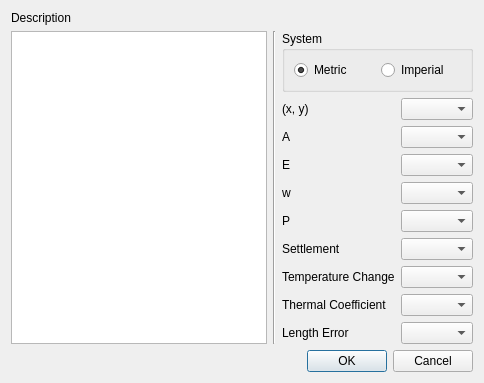
<?xml version="1.0" encoding="UTF-8"?>
<ui version="4.0">
 <class>UnitsAndSetupDialog</class>
 <widget class="QDialog" name="UnitsAndSetupDialog">
  <property name="geometry">
   <rect>
    <x>0</x>
    <y>0</y>
    <width>468</width>
    <height>352</height>
   </rect>
  </property>
  <property name="windowTitle">
   <string>Units</string>
  </property>
  <layout class="QGridLayout" name="gridLayout">
   <property name="sizeConstraint">
    <enum>QLayout::SetDefaultConstraint</enum>
   </property>
   <item row="0" column="0">
    <widget class="QLabel" name="descriptionLabel">
     <property name="sizePolicy">
      <sizepolicy hsizetype="Preferred" vsizetype="Maximum">
       <horstretch>0</horstretch>
       <verstretch>0</verstretch>
      </sizepolicy>
     </property>
     <property name="text">
      <string>Description</string>
     </property>
    </widget>
   </item>
   <item row="1" column="0" rowspan="2">
    <widget class="QPlainTextEdit" name="descriptionPlainTextEdit">
     <property name="sizePolicy">
      <sizepolicy hsizetype="Fixed" vsizetype="Expanding">
       <horstretch>0</horstretch>
       <verstretch>0</verstretch>
      </sizepolicy>
     </property>
     <property name="contextMenuPolicy">
      <enum>Qt::DefaultContextMenu</enum>
     </property>
     <property name="acceptDrops">
      <bool>false</bool>
     </property>
     <property name="maximumBlockCount">
      <number>50</number>
     </property>
    </widget>
   </item>
   <item row="1" column="1" rowspan="2">
    <widget class="Line" name="line">
     <property name="orientation">
      <enum>Qt::Vertical</enum>
     </property>
    </widget>
   </item>
   <item row="1" column="2">
    <widget class="QGroupBox" name="systemGroupBox">
     <property name="title">
      <string>System</string>
     </property>
     <layout class="QHBoxLayout" name="systemHorizontalLayout">
      <item>
       <widget class="QRadioButton" name="metricRadioButton">
        <property name="text">
         <string>Metric</string>
        </property>
        <property name="checked">
         <bool>true</bool>
        </property>
       </widget>
      </item>
      <item>
       <widget class="QRadioButton" name="imperialRadioButton">
        <property name="text">
         <string>Imperial</string>
        </property>
       </widget>
      </item>
     </layout>
    </widget>
   </item>
   <item row="2" column="2">
    <layout class="QFormLayout" name="formLayout">
     <item row="0" column="0">
      <widget class="QLabel" name="coordinatesLabel">
       <property name="toolTip">
        <string>Coordinates</string>
       </property>
       <property name="text">
        <string>(x, y)</string>
       </property>
      </widget>
     </item>
     <item row="0" column="1">
      <widget class="QComboBox" name="coordinatesComboBox">
       <property name="toolTip">
        <string>Coordinates</string>
       </property>
      </widget>
     </item>
     <item row="1" column="0">
      <widget class="QLabel" name="areaLabel">
       <property name="toolTip">
        <string>Area</string>
       </property>
       <property name="text">
        <string>A</string>
       </property>
      </widget>
     </item>
     <item row="1" column="1">
      <widget class="QComboBox" name="areaComboBox">
       <property name="toolTip">
        <string>Area</string>
       </property>
      </widget>
     </item>
     <item row="2" column="0">
      <widget class="QLabel" name="modulusLabel">
       <property name="toolTip">
        <string>Modulus</string>
       </property>
       <property name="text">
        <string>E</string>
       </property>
      </widget>
     </item>
     <item row="2" column="1">
      <widget class="QComboBox" name="modulusComboBox">
       <property name="toolTip">
        <string>Modulus</string>
       </property>
      </widget>
     </item>
     <item row="3" column="0">
      <widget class="QLabel" name="unitWeightLabel">
       <property name="toolTip">
        <string>Unit weight</string>
       </property>
       <property name="text">
        <string>w</string>
       </property>
      </widget>
     </item>
     <item row="3" column="1">
      <widget class="QComboBox" name="unitWeightComboBox">
       <property name="toolTip">
        <string>Unit weight</string>
       </property>
      </widget>
     </item>
     <item row="4" column="0">
      <widget class="QLabel" name="loadLabel">
       <property name="toolTip">
        <string>Load</string>
       </property>
       <property name="text">
        <string>P</string>
       </property>
      </widget>
     </item>
     <item row="4" column="1">
      <widget class="QComboBox" name="loadComboBox">
       <property name="toolTip">
        <string>Load</string>
       </property>
      </widget>
     </item>
     <item row="5" column="0">
      <widget class="QLabel" name="settlementLabel">
       <property name="toolTip">
        <string>Settlement</string>
       </property>
       <property name="text">
        <string>Settlement</string>
       </property>
      </widget>
     </item>
     <item row="5" column="1">
      <widget class="QComboBox" name="settlementComboBox">
       <property name="toolTip">
        <string>Settlement</string>
       </property>
      </widget>
     </item>
     <item row="6" column="0">
      <widget class="QLabel" name="temperatureChangeLabel">
       <property name="toolTip">
        <string>Temperature change</string>
       </property>
       <property name="text">
        <string>Temperature Change</string>
       </property>
      </widget>
     </item>
     <item row="6" column="1">
      <widget class="QComboBox" name="temperatureChangeComboBox">
       <property name="toolTip">
        <string>Temperature change</string>
       </property>
      </widget>
     </item>
     <item row="7" column="0">
      <widget class="QLabel" name="thermalCoefficientLabel">
       <property name="toolTip">
        <string>Thermal coefficient</string>
       </property>
       <property name="text">
        <string>Thermal Coefficient</string>
       </property>
      </widget>
     </item>
     <item row="7" column="1">
      <widget class="QComboBox" name="thermalCoefficientComboBox">
       <property name="toolTip">
        <string>Thermal coefficient</string>
       </property>
      </widget>
     </item>
     <item row="8" column="0">
      <widget class="QLabel" name="lengthErrorLabel">
       <property name="toolTip">
        <string>Length error</string>
       </property>
       <property name="text">
        <string>Length Error</string>
       </property>
      </widget>
     </item>
     <item row="8" column="1">
      <widget class="QComboBox" name="lengthErrorComboBox">
       <property name="toolTip">
        <string>Length error</string>
       </property>
      </widget>
     </item>
    </layout>
   </item>
   <item row="3" column="2">
    <widget class="QDialogButtonBox" name="buttonBox">
     <property name="orientation">
      <enum>Qt::Horizontal</enum>
     </property>
     <property name="standardButtons">
      <set>QDialogButtonBox::Cancel|QDialogButtonBox::Ok</set>
     </property>
     <property name="centerButtons">
      <bool>false</bool>
     </property>
    </widget>
   </item>
  </layout>
 </widget>
 <resources/>
 <connections>
  <connection>
   <sender>buttonBox</sender>
   <signal>accepted()</signal>
   <receiver>UnitsAndSetupDialog</receiver>
   <slot>accept()</slot>
   <hints>
    <hint type="sourcelabel">
     <x>248</x>
     <y>254</y>
    </hint>
    <hint type="destinationlabel">
     <x>157</x>
     <y>274</y>
    </hint>
   </hints>
  </connection>
  <connection>
   <sender>buttonBox</sender>
   <signal>rejected()</signal>
   <receiver>UnitsAndSetupDialog</receiver>
   <slot>reject()</slot>
   <hints>
    <hint type="sourcelabel">
     <x>316</x>
     <y>260</y>
    </hint>
    <hint type="destinationlabel">
     <x>286</x>
     <y>274</y>
    </hint>
   </hints>
  </connection>
 </connections>
</ui>
